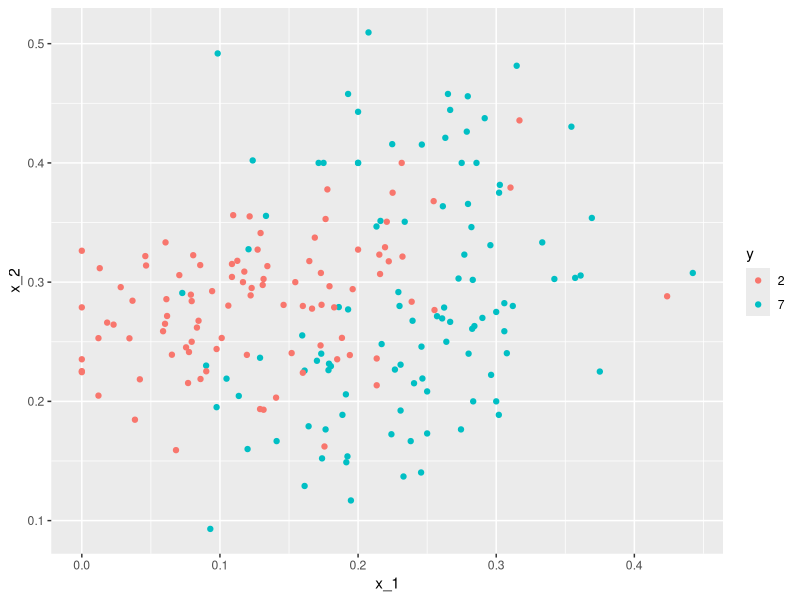
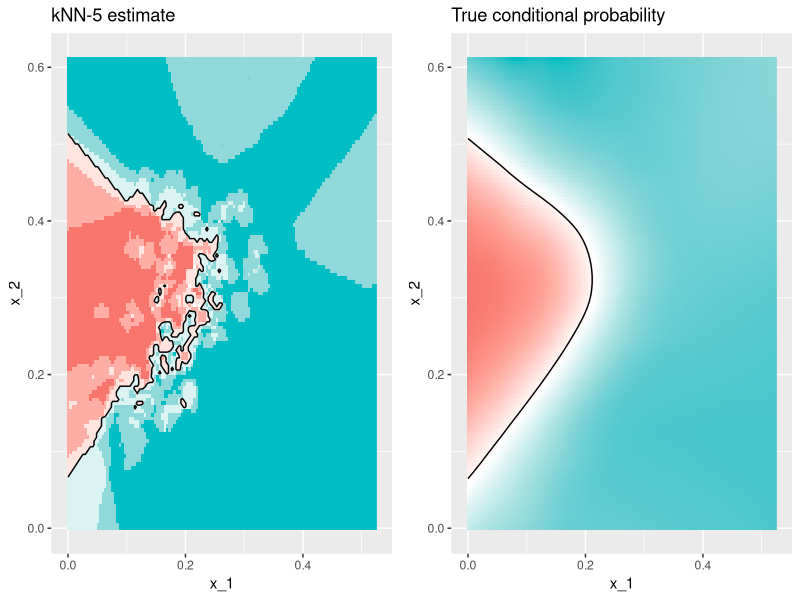
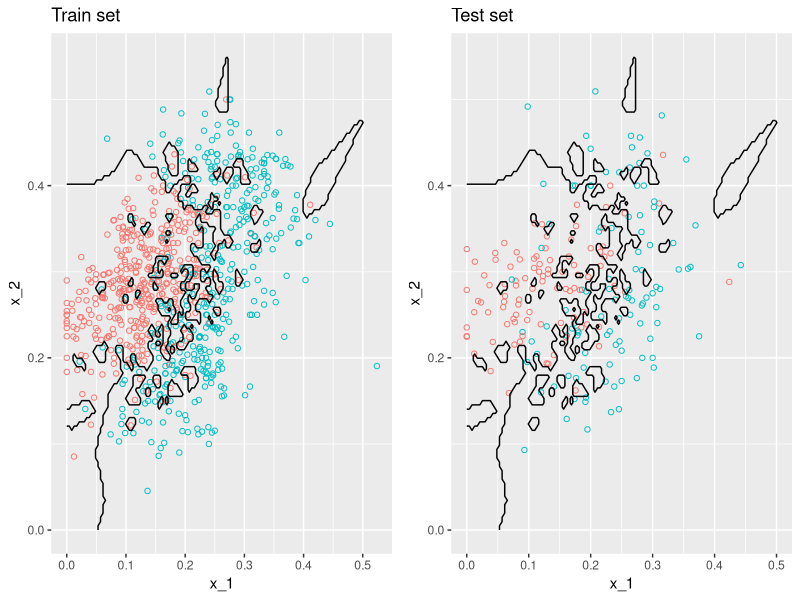
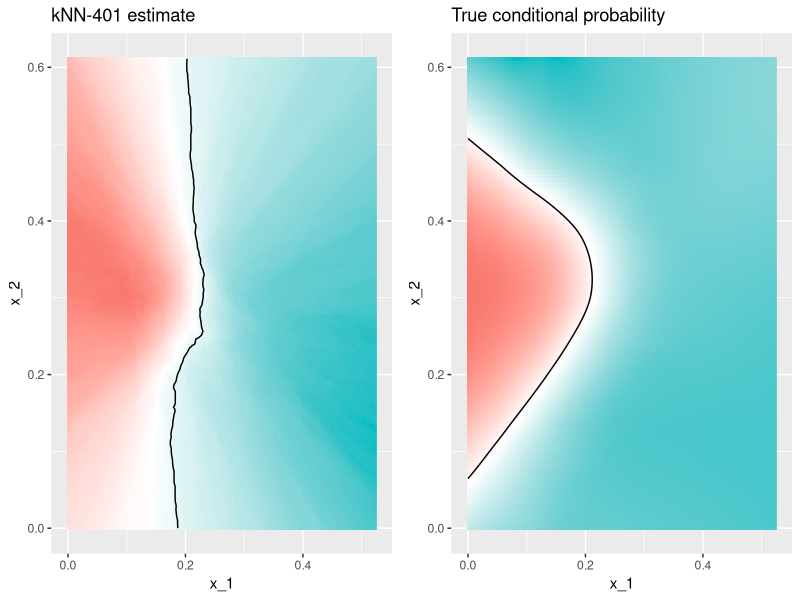
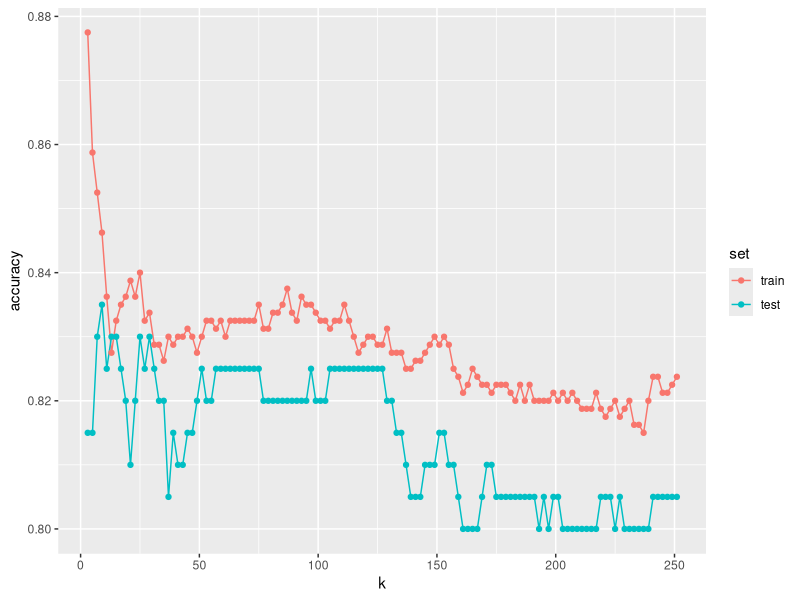

Here is the R script that generated these plots, in order: (Note: this script raises an error after producing the figures.)
## ---- chunk 1
library(tidyverse)
library(dslabs)
library(caret)
data("mnist_27")
mnist_27$test %>% ggplot(aes(x_1, x_2, color = y)) +  geom_point()
## ---- chunk 2
knn_fit <- knn3(y ~ ., data = mnist_27$train, k = 5)
## ---- chunk 3
y_hat_knn <- predict(knn_fit, mnist_27$test, type = "class")
confusionMatrix(y_hat_knn, mnist_27$test$y)$overall["Accuracy"]
## ---- chunk 4
# We use this function to plot the estimated conditional probabilities
plot_cond_prob <- function(p_hat=NULL){
  tmp <- mnist_27$true_p
  if(!is.null(p_hat)){
    tmp <- mutate(tmp, p=p_hat)
  }
  tmp %>% ggplot(aes(x_1, x_2, z=p, fill=p)) +
  geom_raster(show.legend = FALSE) +
  scale_fill_gradientn(colors=c("#F8766D","white","#00BFC4")) +
  stat_contour(breaks=c(0.5),color="black")
}
## ---- chunk 5
p1 <- plot_cond_prob() + ggtitle("True conditional probability")
p2 <- plot_cond_prob(predict(knn_fit, mnist_27$true_p)[,2]) +
  ggtitle("kNN-5 estimate")
library(gridExtra)
grid.arrange(p2, p1, nrow=1)
## ---- chunk 6
y_hat_knn <- predict(knn_fit, mnist_27$train, type = "class")
confusionMatrix(y_hat_knn, mnist_27$train$y)$overall["Accuracy"]
y_hat_knn <- predict(knn_fit, mnist_27$test, type = "class")
confusionMatrix(y_hat_knn, mnist_27$test$y)$overall["Accuracy"]
## ---- chunk 7
knn_fit_1 <- knn3(y ~ ., data = mnist_27$train, k = 1)
y_hat_knn_1 <- predict(knn_fit_1, mnist_27$train, type = "class")
confusionMatrix(y_hat_knn_1, mnist_27$train$y)$overall[["Accuracy"]]
## ---- chunk 8
y_hat_knn_1 <- predict(knn_fit_1, mnist_27$test, type = "class")
confusionMatrix(y_hat_knn_1, mnist_27$test$y)$overall["Accuracy"]
## ---- chunk 9
tmp <- mnist_27$true_p
tmp$knn <- predict(knn_fit_1, newdata =  mnist_27$true_p)[,2]
p1 <- tmp %>%
  ggplot() +
  geom_point(data = mnist_27$train, aes(x_1, x_2, color= y),
             pch=21, show.legend = FALSE) +
  scale_fill_gradientn(colors=c("#F8766D","white","#00BFC4")) +
  stat_contour(aes(x_1, x_2, z = knn), breaks=c(0.5), color="black") +
  ggtitle("Train set")
p2 <- tmp %>%
  ggplot() +
  geom_point(data = mnist_27$test, aes(x_1, x_2, color= y), 
             pch=21, show.legend = FALSE) +
  scale_fill_gradientn(colors=c("#F8766D","white","#00BFC4")) +
  stat_contour(aes(x_1, x_2, z = knn), breaks=c(0.5), color="black") +
  ggtitle("Test set")
grid.arrange(p1, p2, nrow=1)
## ---- chunk 10
knn_fit_401 <- knn3(y ~ ., data = mnist_27$train, k = 401)
y_hat_knn_401 <- predict(knn_fit_401, mnist_27$test, type = "class")
confusionMatrix(y_hat_knn_401, mnist_27$test$y)$overall["Accuracy"]
## ---- chunk 11
p1 <- plot_cond_prob() + ggtitle("True conditional probability")
p2 <- plot_cond_prob(predict(knn_fit_401, mnist_27$true_p)[,2]) +
  ggtitle("kNN-401 estimate")
library(gridExtra)
grid.arrange(p2, p1, nrow=1)
## ---- chunk 12
ks <- seq(3, 251, 2)
## ---- chunk 13
library(purrr)
accuracy <- map_df(ks, function(k){
  fit <- knn3(y ~ ., data = mnist_27$train, k = k)
  
  y_hat <- predict(fit, mnist_27$train, type = "class")
  cm_train <- confusionMatrix(y_hat, mnist_27$train$y)
  train_error <- cm_train$overall["Accuracy"]
  
  y_hat <- predict(fit, mnist_27$test, type = "class")
  cm_test <- confusionMatrix(y_hat, mnist_27$test$y)
  test_error <- cm_test$overall["Accuracy"]
  
  tibble(train = train_error, test = test_error)
})
## ---- chunk 14
accuracy %>% mutate(k = ks) %>%
  gather(set, accuracy, -k) %>%
  mutate(set = factor(set, levels = c("train", "test"))) %>%
  ggplot(aes(k, accuracy, color = set)) + 
  geom_line() +
  geom_point() 
## ---- chunk 15
ks[which.max(accuracy$test)]
max(accuracy$test)
## ---- chunk 16
if(knitr::is_html_output()){
  knitr::opts_chunk$set(out.width = "500px",
                        out.extra='style="display: block; margin-left: auto; margin-right: auto; background-color: #000; padding:3px;"')
} else{
  knitr::opts_chunk$set(out.width = "35%")
}
## ---- chunk 17
knitr::include_graphics("img/cv-1.png")
## ---- chunk 18
knitr::include_graphics("img/cv-2.png")
## ---- chunk 19
knitr::include_graphics("img/cv-3.png")
## ---- chunk 20
knitr::include_graphics("img/cv-4.png")
## ---- chunk 21
knitr::include_graphics("img/cv-5.png")
## ---- chunk 22
knitr::include_graphics("img/cv-6.png")
## ---- chunk 23
knitr::include_graphics("img/cv-7.png")
## ---- chunk 24
knitr::include_graphics("img/cv-8.png")
## ---- chunk 25
library(tidyverse)
library(dslabs)
data("mnist_27")
## ---- chunk 26
library(caret)
train_glm <- train(y ~ ., method = "glm", data = mnist_27$train)
train_knn <- train(y ~ ., method = "knn", data = mnist_27$train)
## ---- chunk 27
y_hat_glm <- predict(train_glm, mnist_27$test, type = "raw")
y_hat_knn <- predict(train_knn, mnist_27$test, type = "raw")
## ---- chunk 28
confusionMatrix(y_hat_glm, mnist_27$test$y)$overall[["Accuracy"]]
confusionMatrix(y_hat_knn, mnist_27$test$y)$overall[["Accuracy"]]
## ---- chunk 29
train_knn <- train(y ~ ., method = "knn", data = mnist_27$train)
## ---- chunk 30
ggplot(train_knn, highlight = TRUE)
## ---- chunk 31
set.seed(2008)
train_knn <- train(y ~ ., method = "knn", 
                   data = mnist_27$train,
                   tuneGrid = data.frame(k = seq(9, 67, 2)))
ggplot(train_knn, highlight = TRUE)
## ---- chunk 32
train_knn$bestTune
## ---- chunk 33
train_knn$finalModel
## ---- chunk 34
confusionMatrix(predict(train_knn, mnist_27$test, type = "raw"),
                mnist_27$test$y)$overall["Accuracy"]
## ---- chunk 35
control <- trainControl(method = "cv", number = 10, p = .9)
train_knn_cv <- train(y ~ ., method = "knn", 
                   data = mnist_27$train,
                   tuneGrid = data.frame(k = seq(9, 71, 2)),
                   trControl = control)
ggplot(train_knn_cv, highlight = TRUE)
## ---- chunk 36
names(train_knn$results)
## ---- chunk 37
train_knn_cv$bestTune
train_knn_cv$finalModel

confusionMatrix(predict(train_knn_cv, mnist_27$test, type = "raw"),
                mnist_27$test$y)$overall["Accuracy"]
